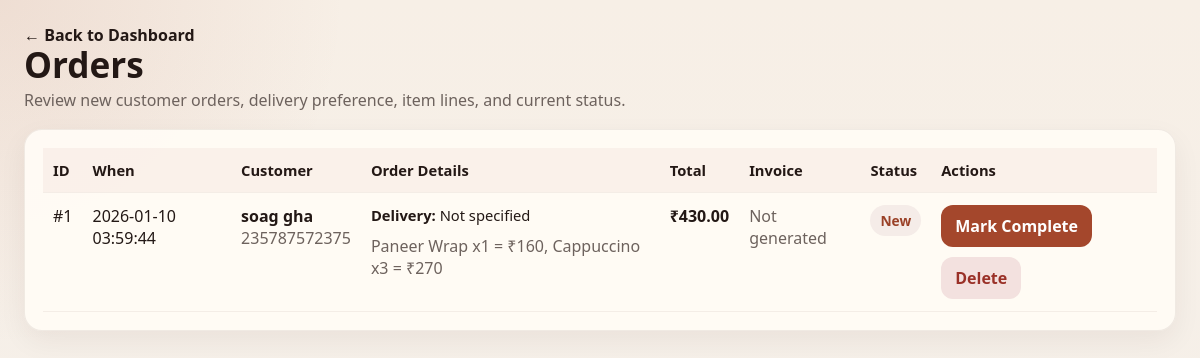
The app's page /admin/orders.php (signed in) with its own data.
### tables this page shows
CREATE TABLE `orders` (
  `id` INT UNSIGNED NOT NULL AUTO_INCREMENT PRIMARY KEY,
  `name` VARCHAR(255) NOT NULL,
  `phone` VARCHAR(40) NOT NULL,
  `total` DECIMAL(10,2) NOT NULL DEFAULT 0.00,
  `items` TEXT NOT NULL,
  `status` VARCHAR(30) NOT NULL DEFAULT 'new',
  `created_at` DATETIME NOT NULL DEFAULT CURRENT_TIMESTAMP,
  INDEX (`phone`),
  INDEX (`created_at`),
  INDEX (`status`)
);

### admin/orders.php (the view, shortened to what this page needs)
<?php
require_once __DIR__ . '/../includes/db.php';
$stmt = $pdo->prepare('SELECT id, name, phone, total, items, status, created_at FROM orders ORDER BY id DESC');
$stmt->execute();
$orders = $stmt->fetchAll(PDO::FETCH_ASSOC);
function decode_order_items(?string $raw): array
{
    $decoded = json_decode((string) $raw, true);
    return [
        'delivery_type' => 'Not specified',
        'items' => [],
        'fallback' => trim((string) $raw),
    ];
}
?>
<!doctype html>
<html lang="en">
<head>
  <link rel="stylesheet" href="../CSS/style.css">
</head>
<body class="admin-body">
  <div class="admin-page">
    <div class="admin-page-head">
      <div>
        <a class="admin-back-link" href="dashboard.php">&larr; Back to Dashboard</a>
        <h1 class="admin-title">Orders</h1>
        <div class="admin-subtitle">Review new customer orders, delivery preference, item lines, and current status.</div>
      </div>
    </div>
    <div class="admin-card">
      <?php if (empty($orders)): ?>
        <div class="admin-empty">No orders have been placed yet.</div>
      <?php else: ?>
        <div class="admin-table-wrap">
          <table class="admin-table">
            <thead>
              <tr>
                <th>ID</th>
                <th>When</th>
                <th>Customer</th>
                <th>Order Details</th>
                <th>Total</th>
                <th>Invoice</th>
                <th>Status</th>
                <th>Actions</th>
              </tr>
            </thead>
            <tbody>
              <?php foreach ($orders as $order): ?>
                <?php $parsed = decode_order_items($order['items'] ?? ''); ?>
                <?php
                $invoiceRelative = 'assets/invoices/order_' . (int) $order['id'] . '.pdf';
                $invoiceFile = dirname(__DIR__) . '/assets/invoices/order_' . (int) $order['id'] . '.pdf';
                ?>
                <tr>
                  <td>#<?php echo (int) $order['id']; ?></td>
                  <td><?php echo htmlspecialchars($order['created_at'] ?? '-', ENT_QUOTES); ?></td>
                  <td>
                    <strong><?php echo htmlspecialchars($order['name'] ?? '-', ENT_QUOTES); ?></strong><br>
                    <span class="admin-muted"><?php echo htmlspecialchars($order['phone'] ?? '-', ENT_QUOTES); ?></span>
                  </td>
                  <td>
                    <div style="margin-bottom:10px;font-size:.92rem"><strong>Delivery:</strong> <?php echo htmlspecialchars($parsed['delivery_type'], ENT_QUOTES); ?></div>
                    <?php if (!empty($parsed['items'])): ?>
                      <ul class="admin-list">
                        <?php foreach ($parsed['items'] as $item): ?>
                          <?php
                          $itemName = (string) ($item['name'] ?? 'Item');
                          $qty = (int) ($item['qty'] ?? 0);
                          $price = number_format((float) ($item['price'] ?? 0), 2);
                          ?>
                          <li><?php echo htmlspecialchars($itemName, ENT_QUOTES); ?> x <?php echo $qty; ?> at &#8377;<?php echo $price; ?></li>
                        <?php endforeach; ?>
                      </ul>
                    <?php elseif (!empty($parsed['fallback'])): ?>
                      <div class="admin-muted"><?php echo htmlspecialchars($parsed['fallback'], ENT_QUOTES); ?></div>
                    <?php else: ?>
                      <div class="admin-muted">No line items available.</div>
                    <?php endif; ?>
                  </td>
                  <td style="font-weight:700">&#8377;<?php echo htmlspecialchars((string) ($order['total'] ?? '0.00'), ENT_QUOTES); ?></td>
                  <td>
                    <?php if (is_file($invoiceFile)): ?>
                      <a class="admin-btn-secondary" href="<?php echo htmlspecialchars(app_url($invoiceRelative), ENT_QUOTES); ?>" target="_blank" rel="noopener">View Invoice</a>
                    <?php else: ?>
                      <span class="admin-muted">Not generated</span>
                    <?php endif; ?>
                  </td>
                  <td>
                    <span class="admin-status<?php echo (($order['status'] ?? '') === 'completed') ? ' completed' : ''; ?>">
                      <?php echo htmlspecialchars(ucfirst((string) ($order['status'] ?? 'new')), ENT_QUOTES); ?>
                    </span>
                  </td>
                  <td>
                    <div class="admin-inline-actions">
                      <?php if (($order['status'] ?? '') !== 'completed'): ?>
                        <form method="post">
                          <button class="admin-btn-primary" type="submit">Mark Complete</button>
                        </form>
                      <?php endif; ?>
                      <form method="post" onsubmit="return confirm('Delete this order?');">
                        <button class="admin-btn-danger" type="submit">Delete</button>
                      </form>
                    </div>
                  </td>
                </tr>
              <?php endforeach; ?>
            </tbody>
          </table>
        </div>
      <?php endif; ?>
    </div>
  </div>
</body>
</html>

### CSS/style.css (style rules this page uses)
:root { --bg: #f6f1ea; --surface: #fffaf4; --card: rgba(255, 251, 245, 0.92); --ink: #231815; --muted: #786a63; --accent: #a4472c; --accent-dark: #82331c; --accent-soft: #efe0d3; --border: rgba(113, 82, 68, 0.12); --shadow: 0 18px 48px rgba(46, 24, 16, 0.1); }
* { box-sizing: border-box; }
html { scroll-behavior: smooth; }
body { margin: 0; font-family: Georgia, "Times New Roman", serif; color: var(--ink); background: radial-gradient( circle at top left, rgba(164, 71, 44, 0.12), transparent 24% ), radial-gradient( circle at top right, rgba(206, 153, 81, 0.16), transparent 22% ), linear-gradient(180deg, #f1e0cf 0, var(--bg) 320px); }
a { color: inherit; }
button, input, textarea, select { font: inherit; }
.admin-body, .admin-login-body { margin: 0; min-height: 100vh; font-family: "Segoe UI", Tahoma, Geneva, Verdana, sans-serif; color: #231815; background: radial-gradient( circle at top left, rgba(164, 71, 44, 0.1), transparent 24% ), linear-gradient(180deg, #f7efe6 0, #f4f0eb 100%); }
.admin-body { display: block; }
.admin-greeting, .admin-meta, .admin-empty, .admin-muted, .admin-subtitle { color: #6d625d; }
.admin-panel, .admin-page { flex: 1; }
.admin-header, .admin-page-head { display: flex; justify-content: space-between; align-items: flex-end; gap: 16px; margin-bottom: 18px; }
.admin-heading, .admin-title { margin: 0 0 6px; font-size: clamp(1.7rem, 3vw, 2.2rem); line-height: 1.05; }
.admin-actions, .admin-inline-actions, .admin-form-actions, .admin-header-actions { display: flex; gap: 10px; flex-wrap: wrap; align-items: center; }
.admin-card { padding: 18px; border: 1px solid rgba(113, 82, 68, 0.1); border-radius: 18px; background: rgba(255, 251, 245, 0.96); box-shadow: 0 10px 28px rgba(46, 24, 16, 0.06); }
.admin-btn-primary, .admin-btn-secondary, .admin-btn-alert, .admin-btn-danger { display: inline-flex; align-items: center; justify-content: center; min-height: 42px; padding: 10px 14px; border: 0; border-radius: 12px; font-weight: 700; cursor: pointer; text-decoration: none; }
.admin-btn-primary { background: var(--accent); color: #fff; }
.admin-btn-danger { background: #f3e1df; color: #9a3128; }
.admin-table-wrap { overflow-x: auto; }
.admin-table { width: 100%; border-collapse: collapse; }
.admin-table th, .admin-table td { padding: 12px 10px; border-bottom: 1px solid rgba(113, 82, 68, 0.08); text-align: left; vertical-align: top; }
.admin-table th { background: rgba(164, 71, 44, 0.05); font-size: 0.92rem; }
.admin-status { display: inline-flex; padding: 6px 10px; border-radius: 999px; background: #f5ece8; color: #9a4127; font-size: 0.86rem; font-weight: 700; }
.admin-page { max-width: 1240px; margin: 0 auto; padding: 24px; }
.admin-back-link { color: inherit; text-decoration: none; font-weight: 700; }

### records on screen
orders: id "1", created_at "2026-01-10 03:59:44", name "soag gha", phone "235787572375", items "Not specified", items "Paneer Wrap x1 = ₹160, Cappuccino x3 = ₹270", total "430.00", shows "Not generated", status "New"
